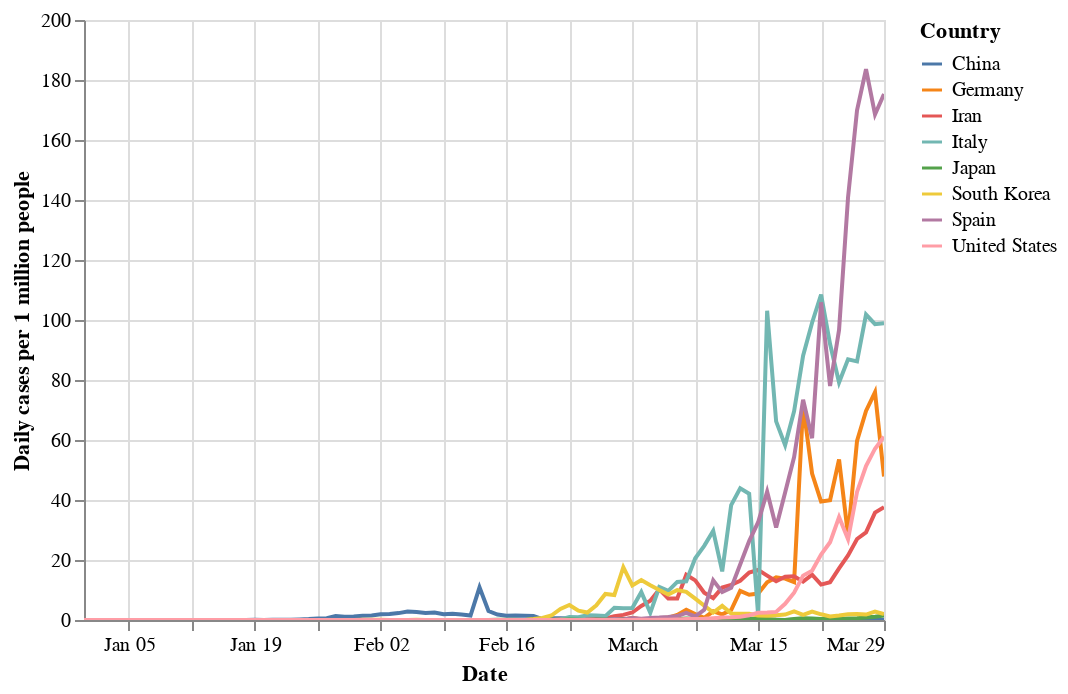

Notebook code cell kept with this figure:
### Code cell
plot('Daily cases per 1 million people')

### Figure 1 — Vega-Lite specification as saved in the notebook (floating-point values rounded to 4 significant figures; data arrays with more than 128 entries replaced by an {"elided": "..."} marker saying what was removed)
{"config": {"view": {"continuousWidth": 400, "continuousHeight": 300}}, "data": {"name": "data-06b3fa032b6985bab854b28ef21b61ba"}, "mark": "line", "encoding": {"color": {"type": "nominal", "field": "Country"}, "opacity": {"condition": {"value": 1, "selection": "selector011"}, "value": 0.2}, "tooltip": [{"type": "nominal", "field": "Country"}, {"type": "temporal", "field": "Date"}, {"type": "quantitative", "field": "Daily cases per 1 million people"}], "x": {"type": "temporal", "field": "Date"}, "y": {"type": "quantitative", "field": "Daily cases per 1 million people"}}, "selection": {"selector011": {"type": "multi", "fields": ["Country"], "bind": "legend"}, "selector012": {"type": "interval", "bind": "scales", "encodings": ["x", "y"]}}, "$schema": "https://vega.github.io/schema/vega-lite/v4.0.2.json", "datasets": {"data-06b3fa032b6985bab854b28ef21b61ba": {"elided": "720 records"}}}
